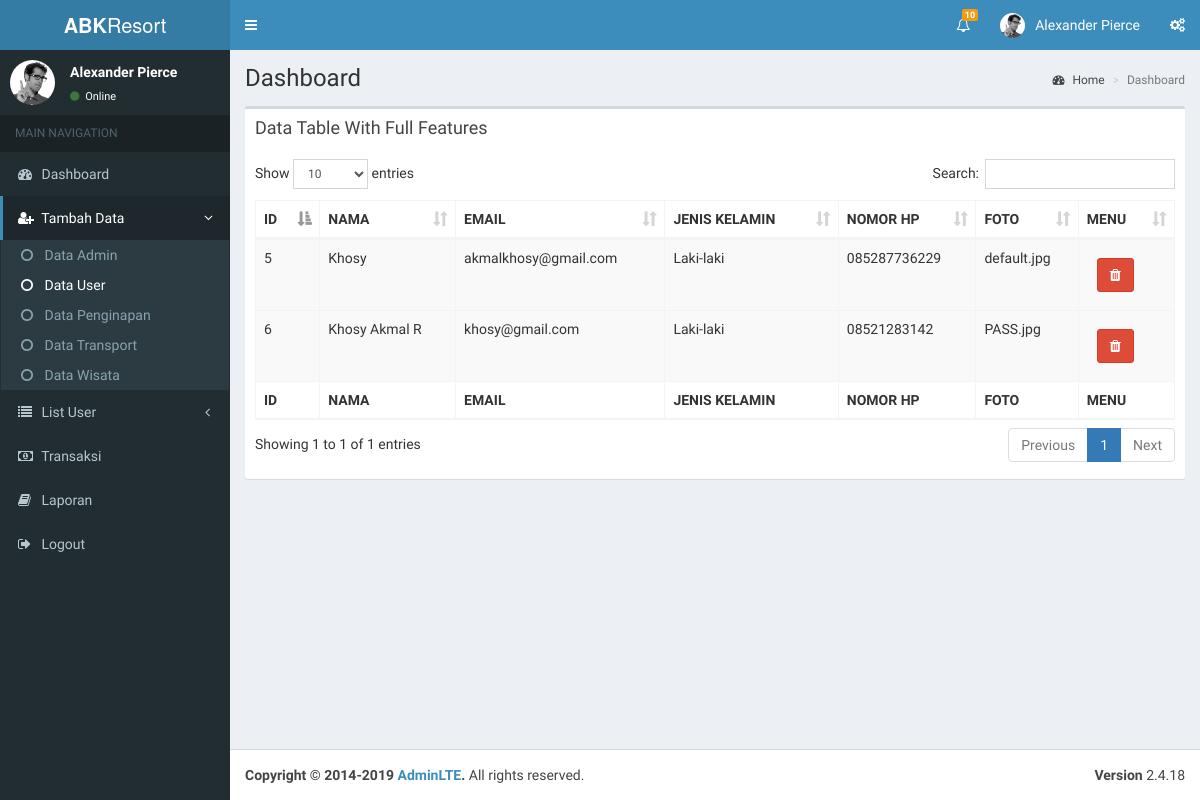
The page /index.php/superadmin/tambah_user on the database its author committed.
### tables this page shows
CREATE TABLE `user` (
  `id_user` int(11) NOT NULL,
  `nama_lengkap` varchar(50) NOT NULL,
  `password` varchar(50) NOT NULL,
  `email` varchar(50) NOT NULL,
  `jenis_kelamin` enum('Laki-laki','Perempuan') NOT NULL,
  `nomor_hp` varchar(50) NOT NULL,
  `foto` varchar(255) NOT NULL DEFAULT 'default.jpg',
  `post_date` date NOT NULL
);

### application/controllers/Superadmin.php (called while the page is built, shortened)
<?php
class Superadmin extends CI_Controller{
    public function __construct(){
		$this->load->helper(array('form', 'url'));
		$this->load->library('form_validation');
		$this->load->model("Model_user");
    }
    public function tambah_user(){
        $data["user"] = $this->Model_user->getAll();
        $this->load->view('template_admin/header');
		$this->load->view('superadmin/sidebar');
		$this->load->view('superadmin/tambahuser', $data);
		$this->load->view('template_admin/footer');
    }
}

### index.php (called while the page is built, shortened)
<?php
require_once BASEPATH.'core/CodeIgniter.php';

### application/models/Model_user.php (called while the page is built, shortened)
<?php defined('BASEPATH') or exit('No direct script access allowed');
class Model_user extends CI_Model{
private $_table = "user";
    public function getAll()
    {
        return $this->db->get($this->_table)->result();
    }
}

### application/views/superadmin/tambahuser.php (the view)
<section class="content">
      <div class="row">
        <div class="col-xs-12">
          <div class="box">
            <div class="box-header">
              <h3 class="box-title">Data Table With Full Features</h3>
            </div>
            <div class="box-body">
              <table id="example1" class="table table-hover table-bordered table-striped">
                <thead>
                <tr>
                  <th>ID</th>
                  <th>NAMA</th>
                  <th>EMAIL</th>
                  <th>JENIS KELAMIN</th>
                  <th>NOMOR HP</th>
                  <th>FOTO</th>
                  <th>MENU</th>
                </tr>
                </thead>
                    <?php foreach ($user as $usr):?>
                <tbody>
                    <td><p><?=  $usr->id_user?></p></td>
                    <td><p><?=  $usr->nama_lengkap?></p></td>
                    <td><p><?=  $usr->email?></p></td>
                    <td><p><?=  $usr->jenis_kelamin?></p></td>
                    <td><p><?=  $usr->nomor_hp?></p></td>
                    <td><p><?=  $usr->foto?></p></td>
                    <td>
                        <?php  echo anchor('Superadmin/userDelete/'.$usr->id_user, '<button class="btn btn-danger margin" type="button"><span class="fa fa-trash"></span> </button>'); ?>
                    </td>
                </tbody>
                <?php endforeach ?>
                <tfoot>
                <tr>
                  <th>ID</th>
                  <th>NAMA</th>
                  <th>EMAIL</th>
                  <th>JENIS KELAMIN</th>
                  <th>NOMOR HP</th>
                  <th>FOTO</th>
                  <th>MENU</th>
                </tr>
                </tfoot>
              </table>
            </div>
          </div>
        </div>
      </div>
    </section>
</div>

### rows shown on the page
user: id_user "5", nama_lengkap "Khosy", email "akmalkhosy@gmail.com", jenis_kelamin "Laki-laki", nomor_hp "085287736229", foto "default.jpg"
user: id_user "6", nama_lengkap "Khosy Akmal R", email "khosy@gmail.com", jenis_kelamin "Laki-laki", nomor_hp "08521283142", foto "PASS.jpg"
